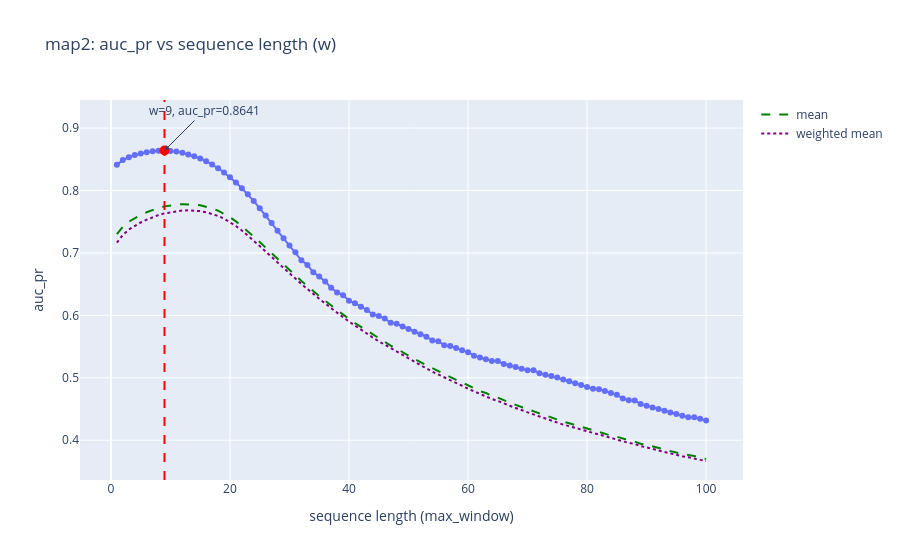
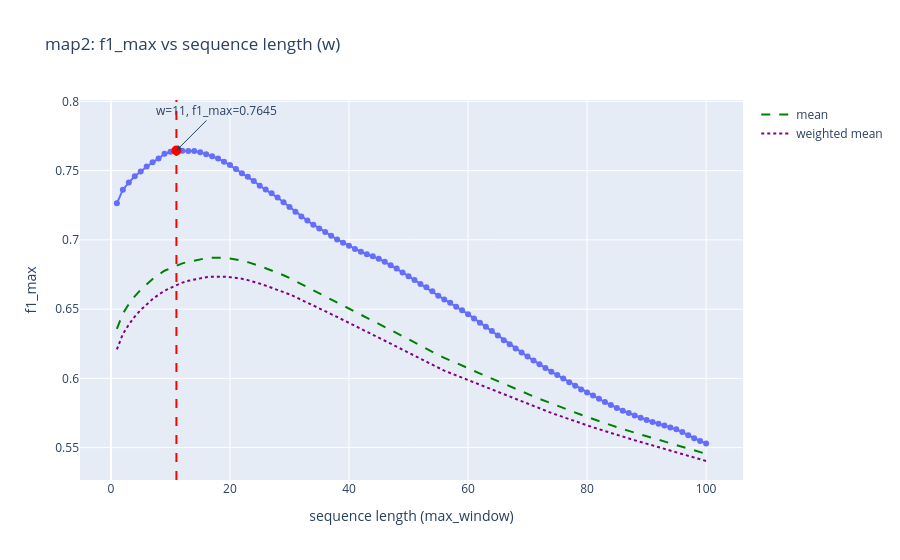
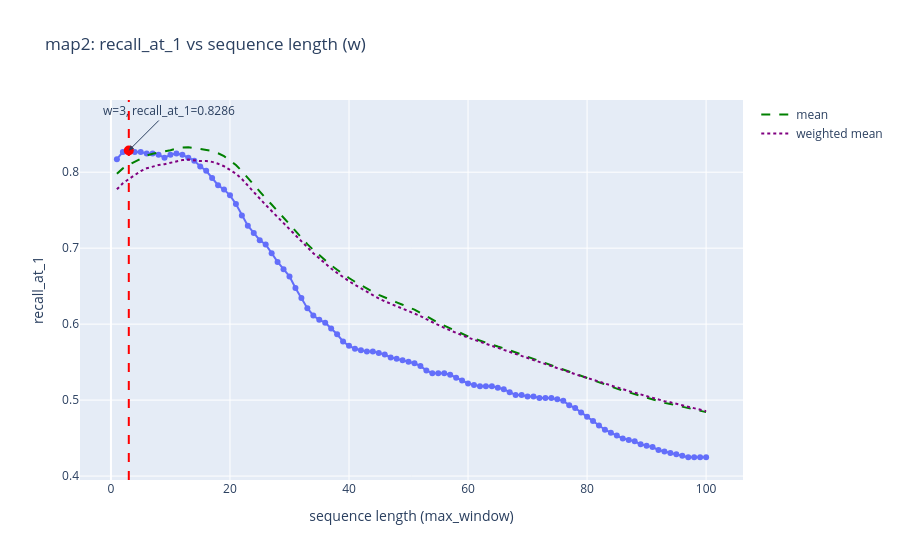
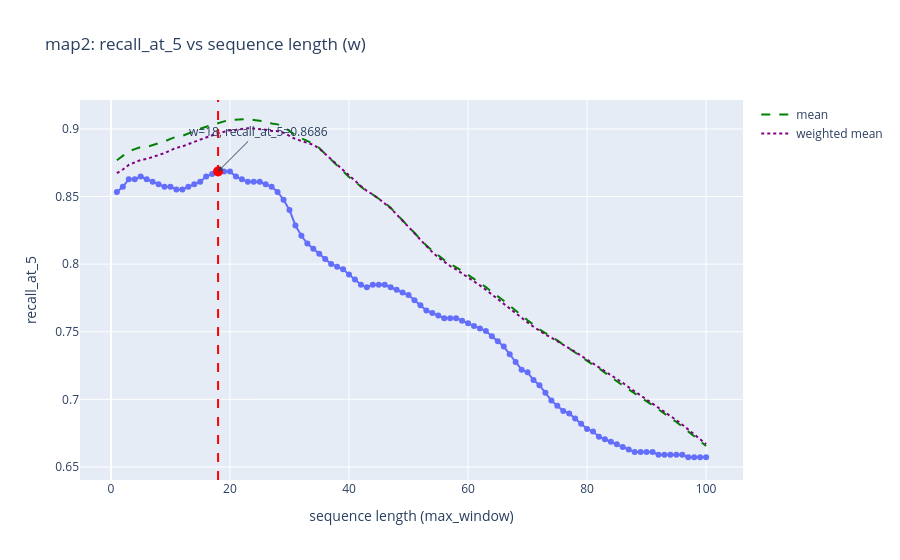

Notebook code cell kept with these figures, in order:
### Markdown cell above
## Per-map values

### Code cell
# Compute and display aggregated stats, and draw overlays on plots for each map
metrics_cols = ("auc_pr", "f1_max", "recall_at_1", "recall_at_5", "recall_at_10", "recall_at_25")
summary_mean_by_w = summary_all.groupby("w")[list(metrics_cols)].mean().reset_index()
summary_weighted_mean_by_w = (
    summary_all
    .groupby("w")
    .apply(lambda g: pd.Series({k: float(np.average(g[k].astype(float), weights=g["num_valid"].astype(float))) for k in metrics_cols}), include_groups=False)
    .reset_index()
)

# Render plots, overlaying mean and weighted mean across all maps
for mname, df_map in summaries.items():
    print(f"\n=== {mname}: mean and weighted-mean overlays ===")
    display(df_map.head(30))
    plot_metrics_vs_window_with_stats(df_map, summary_all)
